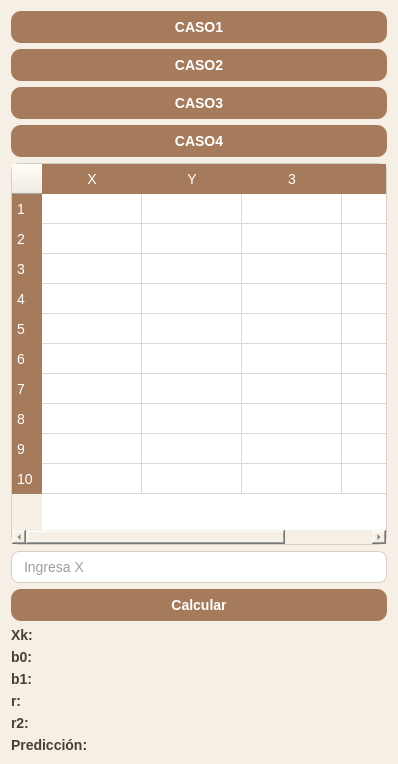
<?xml version="1.0" encoding="UTF-8"?>
<ui version="4.0">
 <class>Dialog</class>
 <widget class="QDialog" name="Dialog">
  <property name="geometry">
   <rect>
    <x>0</x>
    <y>0</y>
    <width>398</width>
    <height>764</height>
   </rect>
  </property>
  <property name="windowTitle">
   <string>Dialog</string>
  </property>
  <property name="styleSheet">
   <string notr="true">/* ===== GENERAL ===== */
QWidget {
    background-color: #F5EFE6;
    font-family: &quot;Segoe UI&quot;, &quot;Arial&quot;;
    font-size: 14px;
    color: #3E3E3E;
}

/* ===== LABELS ===== */
QLabel {
    color: #4A3F35;
    font-weight: 500;
}

/* ===== LINE EDIT ===== */
QLineEdit {
    background-color: #FFFFFF;
    border: 1px solid #D6CFC7;
    border-radius: 8px;
    padding: 6px 10px;
}

QLineEdit:focus {
    border: 1px solid #A67B5B;
}

/* ===== BOTONES ===== */
QPushButton {
    background-color: #A67B5B;
    color: white;
    border-radius: 10px;
    padding: 8px;
    font-weight: bold;
}

QPushButton:hover {
    background-color: #8C684B;
}

QPushButton:pressed {
    background-color: #6F523A;
}

/* ===== BOTONES SECUNDARIOS (tests) ===== */
QPushButton#btn_test1,
QPushButton#btn_test2,
QPushButton#btn_test3,
QPushButton#btn_test4 {
    background-color: #E6D3C3;
    color: #4A3F35;
}

QPushButton#btn_test1:hover,
QPushButton#btn_test2:hover,
QPushButton#btn_test3:hover,
QPushButton#btn_test4:hover {
    background-color: #D6BFAE;
}

/* ===== TABLA ===== */
QTableWidget {
    background-color: #FFFFFF;
    border: 1px solid #D6CFC7;
    gridline-color: #E0D8CF;
    border-radius: 8px;
}

QHeaderView::section {
    background-color: #A67B5B;
    color: white;
    padding: 5px;
    border: none;
}

QTableWidget::item {
    padding: 5px;
}

QTableWidget::item:selected {
    background-color: #D6BFAE;
    color: #3E3E3E;
}</string>
  </property>
  <layout class="QGridLayout" name="gridLayout">
   <item row="0" column="0">
    <layout class="QVBoxLayout" name="verticalLayout">
     <item>
      <widget class="QPushButton" name="btn_caso1">
       <property name="text">
        <string>CASO1</string>
       </property>
      </widget>
     </item>
     <item>
      <widget class="QPushButton" name="btn_caso2">
       <property name="text">
        <string>CASO2</string>
       </property>
      </widget>
     </item>
     <item>
      <widget class="QPushButton" name="btn_caso3">
       <property name="text">
        <string>CASO3</string>
       </property>
      </widget>
     </item>
     <item>
      <widget class="QPushButton" name="btn_caso4">
       <property name="text">
        <string>CASO4</string>
       </property>
      </widget>
     </item>
     <item>
      <widget class="QTableWidget" name="tabla_datos">
       <property name="rowCount">
        <number>10</number>
       </property>
       <property name="columnCount">
        <number>4</number>
       </property>
       <attribute name="horizontalHeaderVisible">
        <bool>true</bool>
       </attribute>
       <row/>
       <row/>
       <row/>
       <row/>
       <row/>
       <row/>
       <row/>
       <row/>
       <row/>
       <row/>
       <column>
        <property name="text">
         <string>X</string>
        </property>
       </column>
       <column>
        <property name="text">
         <string>Y</string>
        </property>
       </column>
       <column/>
       <column/>
       <item row="0" column="2">
        <property name="text">
         <string/>
        </property>
       </item>
      </widget>
     </item>
     <item>
      <widget class="QLineEdit" name="input_xk">
       <property name="placeholderText">
        <string>Ingresa X</string>
       </property>
      </widget>
     </item>
     <item>
      <widget class="QPushButton" name="btn_calcular">
       <property name="text">
        <string>Calcular</string>
       </property>
      </widget>
     </item>
     <item>
      <widget class="QLabel" name="label">
       <property name="text">
        <string>Xk:</string>
       </property>
      </widget>
     </item>
     <item>
      <widget class="QLabel" name="lbl_b0">
       <property name="text">
        <string>b0:</string>
       </property>
      </widget>
     </item>
     <item>
      <widget class="QLabel" name="lbl_b1">
       <property name="text">
        <string>b1:</string>
       </property>
      </widget>
     </item>
     <item>
      <widget class="QLabel" name="lbl_r">
       <property name="text">
        <string>r:</string>
       </property>
      </widget>
     </item>
     <item>
      <widget class="QLabel" name="lbl_r2">
       <property name="text">
        <string>r2:</string>
       </property>
      </widget>
     </item>
     <item>
      <widget class="QLabel" name="lbl_yk">
       <property name="text">
        <string>Predicción:</string>
       </property>
      </widget>
     </item>
    </layout>
   </item>
  </layout>
 </widget>
 <resources/>
 <connections/>
</ui>
